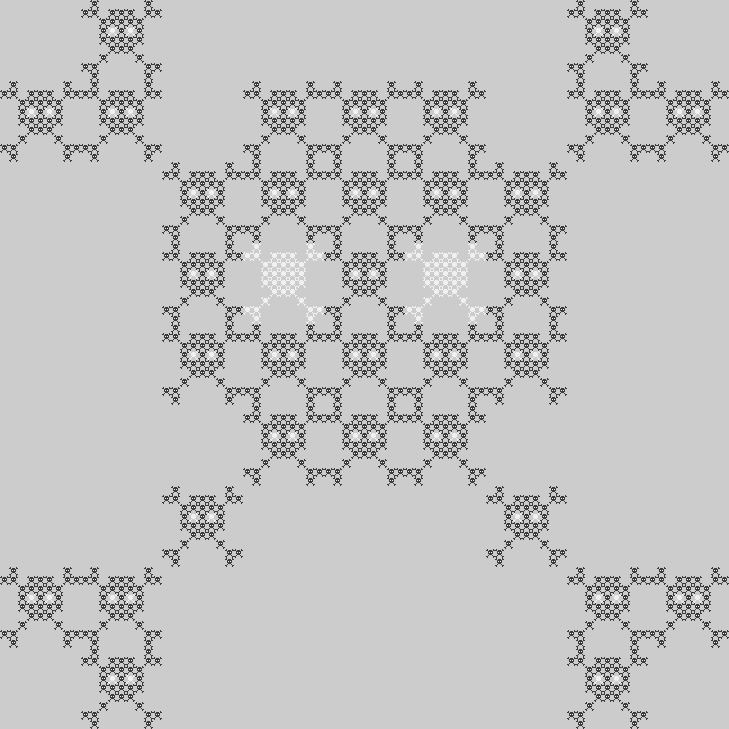
Frame 1 (no input)
Frame 60 (the mouse pressed at the canvas centre just before this capture): identical to frame 1, image omitted
Frame 120 (the mouse held since frame 60 and released just before this capture): identical to frame 1, image omitted

The Processing sketch that drew this single still picture (run headless with seeded random() and noise(); from frame 60 on, the mouse is pressed at the canvas centre):

// Processing sketch: main_caveira
// ── main_caveira.pde
caveira c;

void setup(){
  size(729, 729);
  
  c = new caveira(0, 0, 0);
  c.desenhaCaveiradeCaveiradeCaveira();
}

void draw(){
  //Como e uma imagem estatica o draw nao e necessario!
}

// ── caveira.pde
class caveira {
  int x, y;
  color cor;

  caveira() {
  }

  caveira(int x, int y, color cor) {
    this.x = x;
    this.y = y;
    this.cor = cor;
  }
  
  void desenhaCaveiradeCaveiradeCaveira() {
    int xold, yold;
    color corold;
    xold = this. x;
    yold = this. y;
    corold = this.cor;
    
    //1° linha
    this.x += 81 * 1;
    this.desenhaCaveiradeCaveira();
    this.x += 81 * 6;
    this.desenhaCaveiradeCaveira();
    
    this.y += 81 * 1;
    //2° linha
    this.x = xold;
    this.desenhaCaveiradeCaveira();
    this.x += 81 * 1;
    this.desenhaCaveiradeCaveira();
    this.x += 81 * 2;
    this.desenhaCaveiradeCaveira();
    this.x += 81 * 1;
    this.desenhaCaveiradeCaveira();
    this.x += 81 * 1;
    this.desenhaCaveiradeCaveira();
    this.x += 81 * 2;
    this.desenhaCaveiradeCaveira();
    this.x += 81 * 1;
    this.desenhaCaveiradeCaveira();
    
    this.y += 81 * 1;
    //3° linha
    this.x = xold + 81 * 2;
    this.desenhaCaveiradeCaveira();
    this.x += 81 * 1;
    this.desenhaCaveiradeCaveira();
    this.x += 81 * 1;
    this.desenhaCaveiradeCaveira();
    this.x += 81 * 1;
    this.desenhaCaveiradeCaveira();
    this.x += 81 * 1;
    this.desenhaCaveiradeCaveira();
    
    this.y += 81 * 1;
    //4° linha
    this.x = xold + 81 * 2;
    this.desenhaCaveiradeCaveira();
    this.cor = 255;
    this.x += 81 * 1;
    this.desenhaCaveiradeCaveira();
    this.cor = corold;
    this.x += 81 * 1;
    this.desenhaCaveiradeCaveira();
    this.cor = 255;
    this.x += 81 * 1;
    this.desenhaCaveiradeCaveira();
    this.cor = corold;
    this.x += 81 * 1;
    this.desenhaCaveiradeCaveira();
    
    this.y += 81 * 1;
    //5° linha
    this.x = xold + 81 * 2;
    this.desenhaCaveiradeCaveira();
    this.x += 81 * 1;
    this.desenhaCaveiradeCaveira();
    this.x += 81 * 1;
    this.desenhaCaveiradeCaveira();
    this.x += 81 * 1;
    this.desenhaCaveiradeCaveira();
    this.x += 81 * 1;
    this.desenhaCaveiradeCaveira();
    
    this.y += 81 * 1;
    //6° linha
    this.x = xold + 81 * 3;
    this.desenhaCaveiradeCaveira();
    this.x += 81 * 1;
    this.desenhaCaveiradeCaveira();
    this.x += 81 * 1;
    this.desenhaCaveiradeCaveira();
    
    this.y += 81 * 1;
    //7° linha
    this.x = xold + 81 * 2;
    this.desenhaCaveiradeCaveira();
    this.x += 81 * 4;
    this.desenhaCaveiradeCaveira();
    
    this.y += 81 * 1;
    //8° linha
    this.x = xold;
    this.desenhaCaveiradeCaveira();
    this.x += 81 * 1;
    this.desenhaCaveiradeCaveira();
    this.x += 81 * 6;
    this.desenhaCaveiradeCaveira();
    this.x += 81 * 1;
    this.desenhaCaveiradeCaveira();
    
    this.y += 81 * 1;
    //9° linha
    this.x = xold + 81 * 1;
    this.desenhaCaveiradeCaveira();
    this.x += 81 * 6;
    this.desenhaCaveiradeCaveira();
    
    this.x = xold;
    this.y = yold;
  }

  void desenhaCaveiradeCaveira() {
    int xold, yold;
    color corold;
    xold = this. x;
    yold = this. y;
    corold = this.cor;
    
    //1° linha
    this.x += 9 * 1;
    this.desenhaCaveira();
    this.x += 9 * 6;
    this.desenhaCaveira();
    
    this.y += 9 * 1;
    //2° linha
    this.x = xold;
    this.desenhaCaveira();
    this.x += 9 * 1;
    this.desenhaCaveira();
    this.x += 9 * 2;
    this.desenhaCaveira();
    this.x += 9 * 1;
    this.desenhaCaveira();
    this.x += 9 * 1;
    this.desenhaCaveira();
    this.x += 9 * 2;
    this.desenhaCaveira();
    this.x += 9 * 1;
    this.desenhaCaveira();
    
    this.y += 9 * 1;
    //3° linha
    this.x = xold + 9 * 2;
    this.desenhaCaveira();
    this.x += 9 * 1;
    this.desenhaCaveira();
    this.x += 9 * 1;
    this.desenhaCaveira();
    this.x += 9 * 1;
    this.desenhaCaveira();
    this.x += 9 * 1;
    this.desenhaCaveira();
    
    this.y += 9 * 1;
    //4° linha
    this.x = xold + 9 * 2;
    this.desenhaCaveira();
    this.cor = 255;
    this.x += 9 * 1;
    this.desenhaCaveira();
    this.cor = corold;
    this.x += 9 * 1;
    this.desenhaCaveira();
    this.cor = 255;
    this.x += 9 * 1;
    this.desenhaCaveira();
    this.cor = corold;
    this.x += 9 * 1;
    this.desenhaCaveira();
    
    this.y += 9 * 1;
    //5° linha
    this.x = xold + 9 * 2;
    this.desenhaCaveira();
    this.x += 9 * 1;
    this.desenhaCaveira();
    this.x += 9 * 1;
    this.desenhaCaveira();
    this.x += 9 * 1;
    this.desenhaCaveira();
    this.x += 9 * 1;
    this.desenhaCaveira();
    
    this.y += 9 * 1;
    //6° linha
    this.x = xold + 9 * 3;
    this.desenhaCaveira();
    this.x += 9 * 1;
    this.desenhaCaveira();
    this.x += 9 * 1;
    this.desenhaCaveira();
    
    this.y += 9 * 1;
    //7° linha
    this.x = xold + 9 * 2;
    this.desenhaCaveira();
    this.x += 9 * 4;
    this.desenhaCaveira();
    
    this.y += 9 * 1;
    //8° linha
    this.x = xold;
    this.desenhaCaveira();
    this.x += 9 * 1;
    this.desenhaCaveira();
    this.x += 9 * 6;
    this.desenhaCaveira();
    this.x += 9 * 1;
    this.desenhaCaveira();
    
    this.y += 9 * 1;
    //9° linha
    this.x = xold + 9 * 1;
    this.desenhaCaveira();
    this.x += 9 * 6;
    this.desenhaCaveira();
    
    this.x = xold;
    this.y = yold;
  }

  void desenhaCaveira() {
    stroke(cor);
    
    //1° linha
    point(x + 1, y + 0);
    point(x + 7, y + 0);
    //2° linha
    point(x + 0, y + 1);
    point(x + 1, y + 1);
    point(x + 3, y + 1);
    point(x + 4, y + 1);
    point(x + 5, y + 1);
    point(x + 7, y + 1);
    point(x + 8, y + 1);
    //3° linha
    point(x + 2, y + 2);
    point(x + 3, y + 2);
    point(x + 4, y + 2);
    point(x + 5, y + 2);
    point(x + 6, y + 2);
    //4° linha
    point(x + 2, y + 3);
    stroke(255);
    point(x + 3, y + 3);
    stroke(cor);
    point(x + 4, y + 3);
    stroke(255);
    point(x + 5, y + 3);
    stroke(cor);
    point(x + 6, y + 3);
    //5° linha
    point(x + 2, y + 4);
    point(x + 3, y + 4);
    point(x + 4, y + 4);
    point(x + 5, y + 4);
    point(x + 6, y + 4);
    //6° linha
    point(x + 3, y + 5);
    point(x + 4, y + 5);
    point(x + 5, y + 5);
    //7° linha
    point(x + 2, y + 6);
    point(x + 6, y + 6);
    //8° linha
    point(x + 0, y + 7);
    point(x + 1, y + 7);
    point(x + 7, y + 7);
    point(x + 8, y + 7);
    //9° linha
    point(x + 1, y + 8);
    point(x + 7, y + 8);
  }
}
